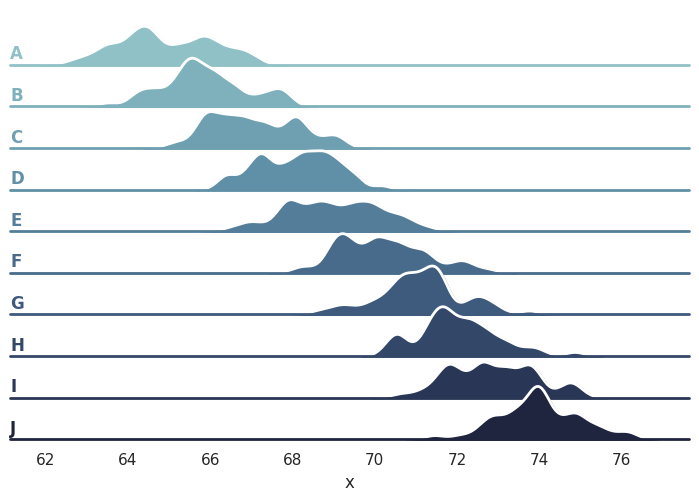

The script that saved this image:
import numpy as np
import pandas as pd
import seaborn as sns
import matplotlib.pyplot as plt
sns.set_theme(style="white", rc={"axes.facecolor": (0, 0, 0, 0)})

# Create the data
rs = np.random.RandomState(1979)
x = rs.randn(500)
g = np.tile(list("ABCDEFGHIJ"), 50)
df = pd.DataFrame(dict(x=x, g=g))
m = df.g.map(ord)
df["x"] += m

# Initialize the FacetGrid object
pal = sns.cubehelix_palette(10, rot=-.25, light=.7)
g = sns.FacetGrid(df, row="g", hue="g", aspect=15, height=.5, palette=pal)

# Draw the densities in a few steps
g.map(sns.kdeplot, "x",
      bw_adjust=.5, clip_on=False,
      fill=True, alpha=1, linewidth=1.5)
g.map(sns.kdeplot, "x", clip_on=False, color="w", lw=2, bw_adjust=.5)
g.map(plt.axhline, y=0, lw=2, clip_on=False)


# Define and use a simple function to label the plot in axes coordinates
def label(x, color, label):
    ax = plt.gca()
    ax.text(0, .2, label, fontweight="bold", color=color,
            ha="left", va="center", transform=ax.transAxes)


g.map(label, "x")

# Set the subplots to overlap
g.fig.subplots_adjust(hspace=-.25)

# Remove axes details that don't play well with overlap
g.set_titles("")
g.set(yticks=[])
g.despine(bottom=True, left=True)

g.savefig("seaborn_ridge_plot.png")